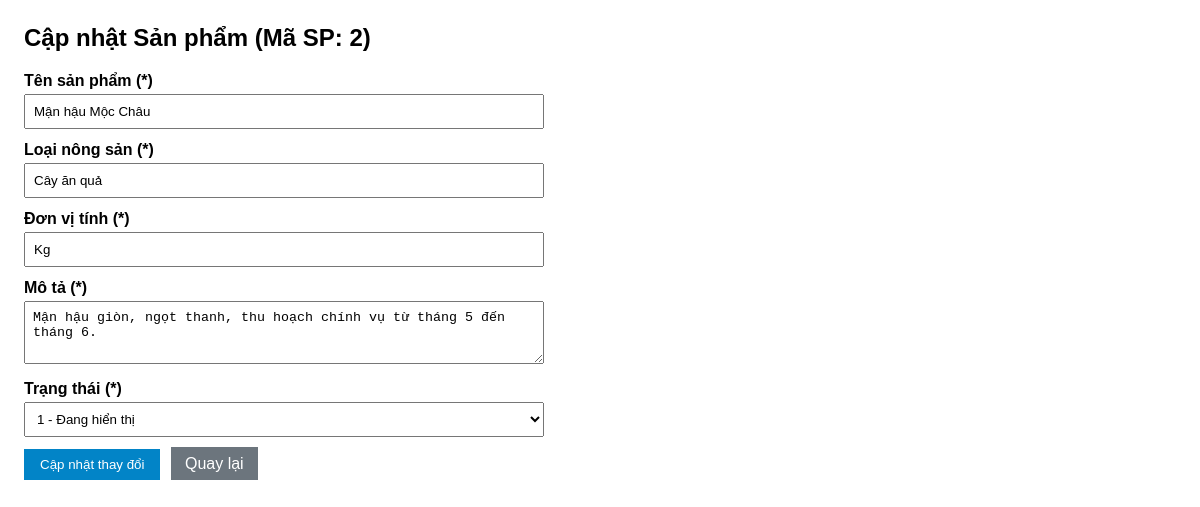
The page /BTN_06/update.php?id=2 on the database its author committed.
### tables this page shows
CREATE TABLE `san_pham` (
  `id_san_pham` int(11) NOT NULL AUTO_INCREMENT,
  `ten_san_pham` varchar(150) NOT NULL,
  `loai_nong_san` varchar(100) NOT NULL,
  `don_vi_tinh` varchar(30) NOT NULL,
  `mo_ta` text NOT NULL,
  `trang_thai` tinyint(4) DEFAULT 1 COMMENT '1: đang hiển thị; 0: ngừng hiển thị',
  PRIMARY KEY (`id_san_pham`)
);

### BTN_06/update.php (the view, shortened to what this page needs)
<?php
require_once __DIR__ . '/connect.php';
$id = filter_input(INPUT_GET, 'id', FILTER_VALIDATE_INT);
$stmt = $pdo->prepare("SELECT * FROM san_pham WHERE id_san_pham = :id");
$stmt->execute([':id' => $id]);
$sp = $stmt->fetch();
$ten_san_pham  = $sp['ten_san_pham'];
$loai_nong_san = $sp['loai_nong_san'];
$don_vi_tinh   = $sp['don_vi_tinh'];
$mo_ta         = $sp['mo_ta'];
$trang_thai    = (int)$sp['trang_thai'];
?>
<!DOCTYPE html>
<html lang="vi">
<head>
    <link rel="stylesheet" href="style.css">
    <link rel="stylesheet" href="form.css">
</head>
<body>
    <div class="form-box">
        <h2>Cập nhật Sản phẩm (Mã SP: <?= htmlspecialchars((string)$id) ?>)</h2>
        <form method="POST" action="update.php?id=<?= urlencode((string)$id) ?>">
            <div class="row">
                <label>Tên sản phẩm (*)</label>
                <input type="text" name="ten_san_pham" value="<?= htmlspecialchars($ten_san_pham) ?>">
            </div>
            <div class="row">
                <label>Loại nông sản (*)</label>
                <input type="text" name="loai_nong_san" value="<?= htmlspecialchars($loai_nong_san) ?>">
            </div>
            <div class="row">
                <label>Đơn vị tính (*)</label>
                <input type="text" name="don_vi_tinh" value="<?= htmlspecialchars($don_vi_tinh) ?>">
            </div>
            <div class="row">
                <label>Mô tả (*)</label>
                <textarea name="mo_ta" rows="3"><?= htmlspecialchars($mo_ta) ?></textarea>
            </div>
            <div class="row">
                <label>Trạng thái (*)</label>
                <select name="trang_thai">
                    <option value="1" <?= $trang_thai === 1 ? 'selected' : '' ?>>1 - Đang hiển thị</option>
                </select>
            </div>
            <button type="submit" class="btn-update">Cập nhật thay đổi</button>
            <a href="index.php" class="btn-back">Quay lại</a>
        </form>
    </div>
</body>
</html>

### BTN_06/style.css (style rules this page uses)
body { font-family: Arial, sans-serif; margin: 24px; }
.form-box { max-width: 520px; }
.row { margin-bottom: 12px; }
label { display: block; font-weight: bold; margin-bottom: 4px; }
input[type="text"], select, textarea { width: 100%; padding: 8px; box-sizing: border-box; }
.btn-back { padding: 8px 14px; background: #6c757d; color: #fff; text-decoration: none; margin-left: 6px; }
button { cursor: pointer; }
.btn-save, .btn-update { padding: 8px 16px; color: #fff; border: none; }

### BTN_06/form.css (style rules this page uses)
.btn-update { background: #0284c7; }

### rows shown on the page
san_pham: ten_san_pham "Mận hậu Mộc Châu", loai_nong_san "Cây ăn quả", don_vi_tinh "Kg", mo_ta "Mận hậu giòn, ngọt thanh, thu hoạch chính vụ từ tháng 5 đến tháng 6.", trang_thai "1 - Đang hiển thị"

### other values the page prints
$id "2"
